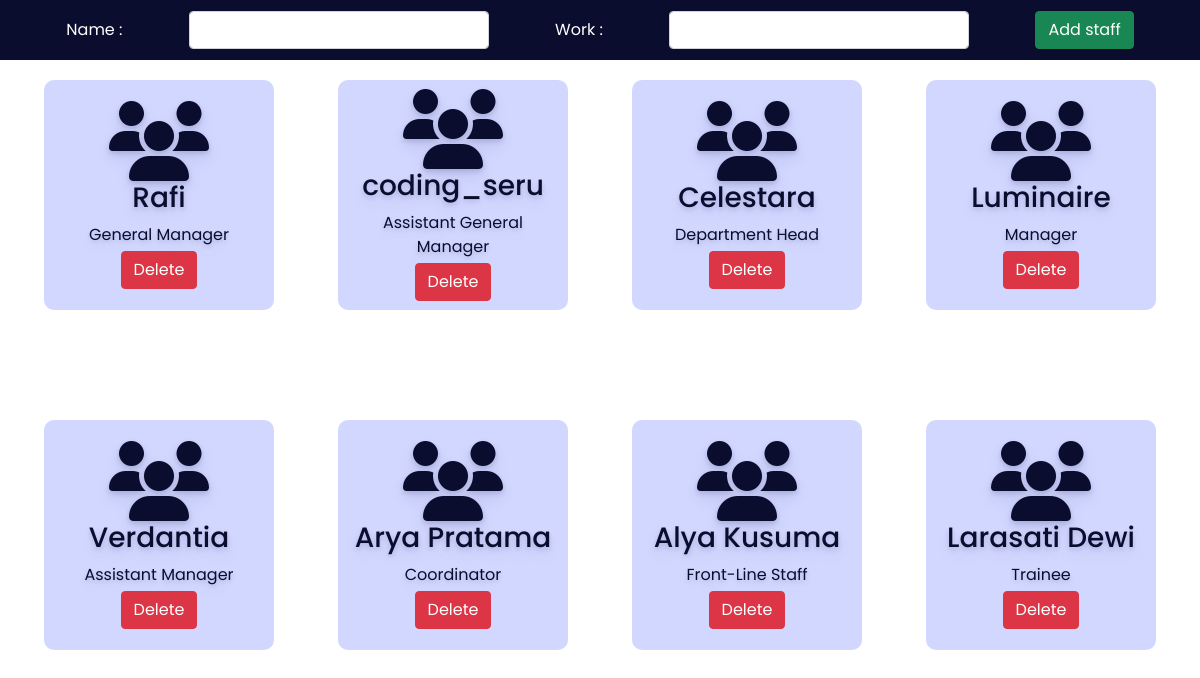
The app's page /admin/staff.php with its own data.
### tables this page shows
CREATE TABLE `staff` (
  `id` int(30) NOT NULL,
  `name` varchar(30) NOT NULL,
  `work` varchar(30) NOT NULL
);

### admin/staff.php (the view, shortened to what this page needs)
<?php
include '../config.php';
?>
<!DOCTYPE html>
<html lang="en">
<head>
    <link rel="stylesheet" href="https://cdnjs.cloudflare.com/ajax/libs/font-awesome/6.2.0/css/all.min.css" />
    <link href="https://cdn.jsdelivr.net/npm/bootstrap@5.0.2/dist/css/bootstrap.min.css" rel="stylesheet">
    <link rel="stylesheet" href="css/room.css">
</head>
<body>
    <div class="addroomsection">
        <form action="" method="POST">
            <label for="troom">Name :</label>
            <input type="text" name="staffname" class="form-control">
            <label for="bed">Work :</label>
            <select name="staffwork" class="form-control">
                <option value selected></option>
                <option value="General Manager">General Manager</option>
            </select>
            <button type="submit" class="btn btn-success" name="addstaff">Add staff</button>
        </form>
    </div>
    <div class="room">
    <?php
        $sql = "select * from staff";
        $re = mysqli_query($conn, $sql)
        ?>
        <?php
        while ($row = mysqli_fetch_array($re)) {
                echo "<div class='roombox'>
						<div class='text-center no-boder'>
                            <i class='fa fa-users fa-5x'></i>
							<h3>" . $row['name'] . "</h3>
                            <div class='mb-1'>" . $row['work'] . "</div>
                            <a href='staffdelete.php?id=". $row['id'] ."'><button class='btn btn-danger'>Delete</button></a>
						</div>
                    </div>";
        }
        ?>
    </div>
</body>
</html>

### admin/css/room.css (style rules this page uses)
:root { --bg-text-shadow: 0 2px 4px rgb(13 0 77 / 8%), 0 3px 6px rgb(13 0 77 / 8%), 0 8px 16px rgb(13 0 77 / 8%); --bg-box-shadow: 0px 0px 20px 6px rgba(8, 8, 15, 0.31); }
* { margin: 0; padding: 0; font-family: 'Poppins', sans-serif; }
.addroomsection { height: 60px; width: 100%; background-color: #0a0d2d; position:fixed; z-index: 100; }
.addroomsection form { height: 100%; display: flex; justify-content: space-evenly; align-items: center; }
.addroomsection form label { color: white; }
.addroomsection form select { width: 300px; }
.addroomsection form input { width: 300px; }
.room { display: flex; position: relative; top: 60px; height: 85vh; overflow-y: scroll; justify-content: space-evenly; flex-wrap: wrap; }
.roombox { height: 230px; width: 230px; margin: 20px; display: flex; flex-direction: column; justify-content: center; color: #0a0d2d; text-shadow: var(--bg-text-shadow); border-radius: 10px; }

### admin/staff.php (style rules this page uses)
.roombox { background-color: #d1d7ff; padding: 10px; }

### records on screen
staff: name "Rafi", work "General Manager"
staff: name "coding_seru", work "Assistant General Manager"
staff: name "Celestara", work "Department Head"
staff: name "Luminaire", work "Manager"
staff: name "Verdantia", work "Assistant Manager"
staff: name "Arya Pratama", work "Coordinator"
staff: name "Alya Kusuma", work "Front-Line Staff"
staff: name "Larasati Dewi", work "Trainee"
